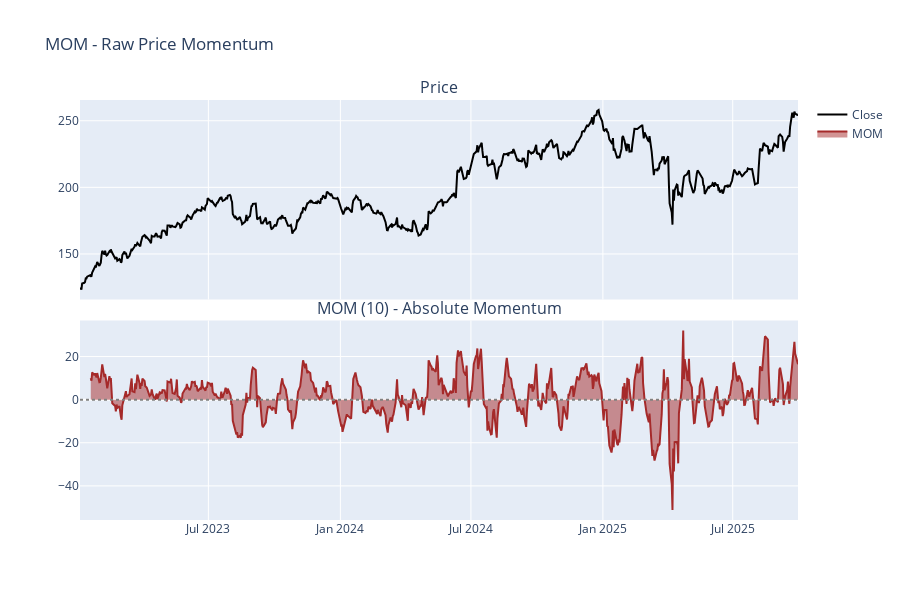

This figure's notebook cell:
### Markdown cell above
## 5. MOM - Momentum

Absolute price change over N periods. Similar to ROC but not percentage-based. Raw momentum measure.

### Code cell
df["mom"] = calculate_mom(df, period=10)

fig = make_subplots(
    rows=2, cols=1, shared_xaxes=True, vertical_spacing=0.05, subplot_titles=("Price", "MOM (10) - Absolute Momentum")
)

fig.add_trace(go.Scatter(x=df["date"], y=df["close"], name="Close", line={"color": "black"}), row=1, col=1)

fig.add_trace(go.Scatter(x=df["date"], y=df["mom"], name="MOM", fill="tozeroy", line={"color": "brown"}), row=2, col=1)
fig.add_hline(y=0, line_dash="dot", line_color="gray", row=2, col=1)

fig.update_layout(height=600, title_text="MOM - Raw Price Momentum")
fig.show()

print(f"MOM mean: ${df['mom'].mean():.2f}")
print(f"MOM std: ${df['mom'].std():.2f}")

### Figure 1 — Plotly figure (JSON) as saved in the notebook; plotly's stock layout.template omitted (floating-point values rounded to 4 significant figures; data arrays with more than 128 entries replaced by an {"elided": "..."} marker saying what was removed)
{"data": [{"line": {"color": "black"}, "name": "Close", "type": "scatter", "x": {"elided": "688 str values"}, "xaxis": "x", "y": {"elided": "688 float values"}, "yaxis": "y"}, {"fill": "tozeroy", "line": {"color": "brown"}, "name": "MOM", "type": "scatter", "x": {"elided": "688 str values"}, "xaxis": "x2", "y": {"elided": "688 float values"}, "yaxis": "y2"}], "layout": {"annotations": [{"font": {"size": 16}, "showarrow": false, "text": "Price", "x": 0.5, "xanchor": "center", "xref": "paper", "y": 1, "yanchor": "bottom", "yref": "paper"}, {"font": {"size": 16}, "showarrow": false, "text": "MOM (10) - Absolute Momentum", "x": 0.5, "xanchor": "center", "xref": "paper", "y": 0.475, "yanchor": "bottom", "yref": "paper"}], "height": 600, "shapes": [{"line": {"color": "gray", "dash": "dot"}, "type": "line", "x0": 0, "x1": 1, "xref": "x2 domain", "y0": 0, "y1": 0, "yref": "y2"}], "title": {"text": "MOM - Raw Price Momentum"}, "xaxis": {"anchor": "y", "domain": [0, 1], "matches": "x2", "showticklabels": false}, "xaxis2": {"anchor": "y2", "domain": [0, 1]}, "yaxis": {"anchor": "x", "domain": [0.525, 1]}, "yaxis2": {"anchor": "x2", "domain": [0, 0.475]}}}
